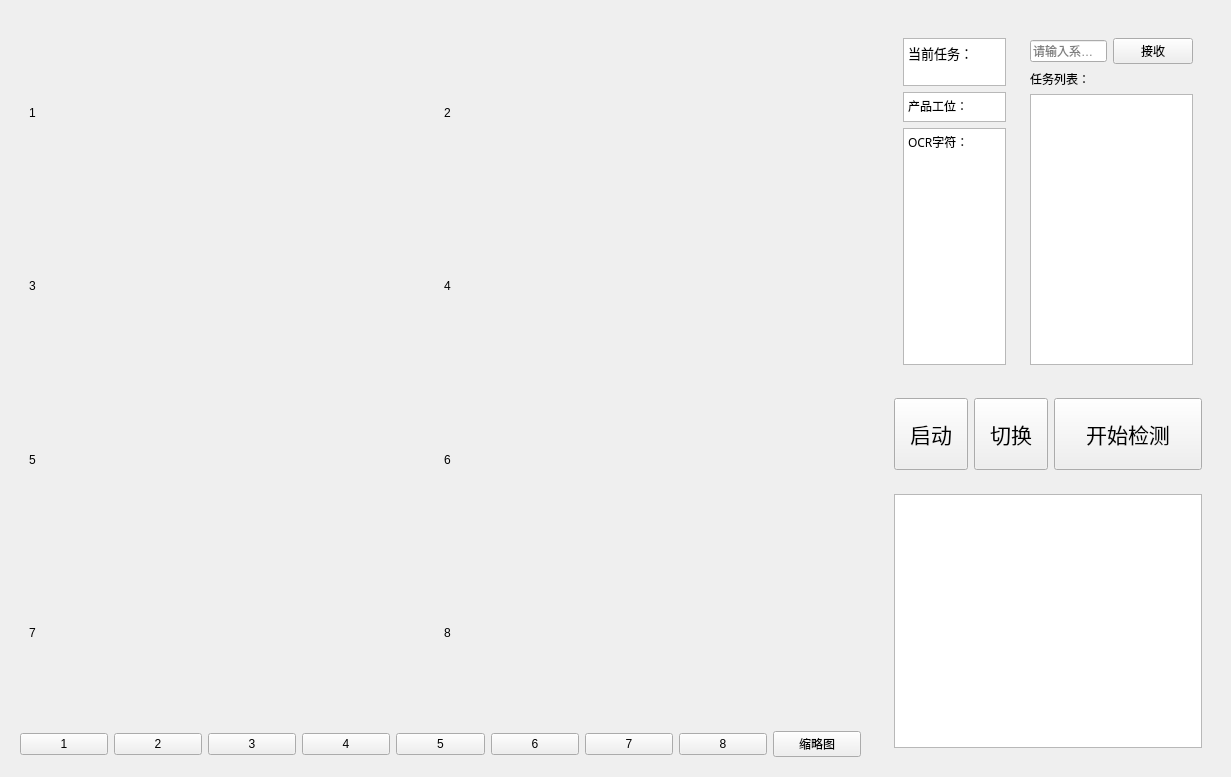
<?xml version="1.0" encoding="UTF-8"?>
<ui version="4.0">
 <class>Form</class>
 <widget class="QWidget" name="Form">
  <property name="geometry">
   <rect>
    <x>0</x>
    <y>0</y>
    <width>1231</width>
    <height>777</height>
   </rect>
  </property>
  <property name="windowTitle">
   <string>Form</string>
  </property>
  <layout class="QHBoxLayout" name="horizontalLayout" stretch="5,2">
   <item>
    <widget class="QWidget" name="widget_1" native="true">
     <layout class="QVBoxLayout" name="verticalLayout_4">
      <item>
       <widget class="QStackedWidget" name="stackedWidget">
        <property name="currentIndex">
         <number>8</number>
        </property>
        <widget class="QWidget" name="page_1">
         <layout class="QHBoxLayout" name="horizontalLayout_8">
          <item>
           <widget class="QLabel" name="label_1">
            <property name="text">
             <string>TextLabel</string>
            </property>
           </widget>
          </item>
         </layout>
        </widget>
        <widget class="QWidget" name="page_2">
         <layout class="QHBoxLayout" name="horizontalLayout_3">
          <item>
           <widget class="QLabel" name="label_2">
            <property name="font">
             <font>
              <pointsize>14</pointsize>
             </font>
            </property>
            <property name="text">
             <string>显示单张图片</string>
            </property>
           </widget>
          </item>
         </layout>
        </widget>
        <widget class="QWidget" name="page_3">
         <layout class="QHBoxLayout" name="horizontalLayout_7">
          <item>
           <widget class="QLabel" name="label_3">
            <property name="text">
             <string>TextLabel</string>
            </property>
           </widget>
          </item>
         </layout>
        </widget>
        <widget class="QWidget" name="page_4">
         <layout class="QHBoxLayout" name="horizontalLayout_9">
          <item>
           <widget class="QLabel" name="label_4">
            <property name="text">
             <string>TextLabel</string>
            </property>
           </widget>
          </item>
         </layout>
        </widget>
        <widget class="QWidget" name="page_5">
         <layout class="QHBoxLayout" name="horizontalLayout_10">
          <item>
           <widget class="QLabel" name="label_5">
            <property name="text">
             <string>TextLabel</string>
            </property>
           </widget>
          </item>
         </layout>
        </widget>
        <widget class="QWidget" name="page_6">
         <layout class="QHBoxLayout" name="horizontalLayout_11">
          <item>
           <widget class="QLabel" name="label_6">
            <property name="text">
             <string>TextLabel</string>
            </property>
           </widget>
          </item>
         </layout>
        </widget>
        <widget class="QWidget" name="page_7">
         <layout class="QHBoxLayout" name="horizontalLayout_12">
          <item>
           <widget class="QLabel" name="label_7">
            <property name="text">
             <string>TextLabel</string>
            </property>
           </widget>
          </item>
         </layout>
        </widget>
        <widget class="QWidget" name="page_8">
         <layout class="QHBoxLayout" name="horizontalLayout_13">
          <item>
           <widget class="QLabel" name="label_8">
            <property name="text">
             <string>TextLabel</string>
            </property>
           </widget>
          </item>
         </layout>
        </widget>
        <widget class="QWidget" name="page_9">
         <layout class="QGridLayout" name="gridLayout">
          <item row="3" column="1">
           <widget class="QLabel" name="label_16">
            <property name="text">
             <string>8</string>
            </property>
           </widget>
          </item>
          <item row="2" column="1">
           <widget class="QLabel" name="label_14">
            <property name="text">
             <string>6</string>
            </property>
           </widget>
          </item>
          <item row="1" column="1">
           <widget class="QLabel" name="label_12">
            <property name="text">
             <string>4</string>
            </property>
           </widget>
          </item>
          <item row="2" column="0">
           <widget class="QLabel" name="label_13">
            <property name="text">
             <string>5</string>
            </property>
           </widget>
          </item>
          <item row="3" column="0">
           <widget class="QLabel" name="label_15">
            <property name="text">
             <string>7</string>
            </property>
           </widget>
          </item>
          <item row="0" column="1">
           <widget class="QLabel" name="label_10">
            <property name="text">
             <string>2</string>
            </property>
           </widget>
          </item>
          <item row="0" column="0">
           <widget class="QLabel" name="label_9">
            <property name="text">
             <string>1</string>
            </property>
           </widget>
          </item>
          <item row="1" column="0">
           <widget class="QLabel" name="label_11">
            <property name="text">
             <string>3</string>
            </property>
           </widget>
          </item>
         </layout>
        </widget>
       </widget>
      </item>
      <item>
       <layout class="QHBoxLayout" name="horizontalLayout_2">
        <item>
         <widget class="QPushButton" name="pushButton_1">
          <property name="text">
           <string>1</string>
          </property>
         </widget>
        </item>
        <item>
         <widget class="QPushButton" name="pushButton_2">
          <property name="text">
           <string>2</string>
          </property>
         </widget>
        </item>
        <item>
         <widget class="QPushButton" name="pushButton_3">
          <property name="text">
           <string>3</string>
          </property>
         </widget>
        </item>
        <item>
         <widget class="QPushButton" name="pushButton_4">
          <property name="text">
           <string>4</string>
          </property>
         </widget>
        </item>
        <item>
         <widget class="QPushButton" name="pushButton_5">
          <property name="text">
           <string>5</string>
          </property>
         </widget>
        </item>
        <item>
         <widget class="QPushButton" name="pushButton_6">
          <property name="text">
           <string>6</string>
          </property>
         </widget>
        </item>
        <item>
         <widget class="QPushButton" name="pushButton_7">
          <property name="text">
           <string>7</string>
          </property>
         </widget>
        </item>
        <item>
         <widget class="QPushButton" name="pushButton_8">
          <property name="text">
           <string>8</string>
          </property>
         </widget>
        </item>
        <item>
         <widget class="QPushButton" name="pushButton_9">
          <property name="text">
           <string>缩略图</string>
          </property>
         </widget>
        </item>
       </layout>
      </item>
     </layout>
    </widget>
   </item>
   <item>
    <widget class="QWidget" name="widget_2" native="true">
     <layout class="QVBoxLayout" name="verticalLayout" stretch="4,1,3">
      <item>
       <widget class="QWidget" name="widget_3" native="true">
        <layout class="QHBoxLayout" name="horizontalLayout_4" stretch="2,3">
         <item>
          <widget class="QWidget" name="widget_7" native="true">
           <layout class="QVBoxLayout" name="verticalLayout_2" stretch="2,1,10">
            <item>
             <widget class="QTextBrowser" name="textBrowser_3">
              <property name="sizePolicy">
               <sizepolicy hsizetype="Preferred" vsizetype="Minimum">
                <horstretch>0</horstretch>
                <verstretch>0</verstretch>
               </sizepolicy>
              </property>
              <property name="minimumSize">
               <size>
                <width>0</width>
                <height>30</height>
               </size>
              </property>
              <property name="html">
               <string>&lt;!DOCTYPE HTML PUBLIC &quot;-//W3C//DTD HTML 4.0//EN&quot; &quot;http://www.w3.org/TR/REC-html40/strict.dtd&quot;&gt;
&lt;html&gt;&lt;head&gt;&lt;meta name=&quot;qrichtext&quot; content=&quot;1&quot; /&gt;&lt;style type=&quot;text/css&quot;&gt;
p, li { white-space: pre-wrap; }
&lt;/style&gt;&lt;/head&gt;&lt;body style=&quot; font-family:'SimSun'; font-size:9pt; font-weight:400; font-style:normal;&quot;&gt;
&lt;p style=&quot; margin-top:0px; margin-bottom:0px; margin-left:0px; margin-right:0px; -qt-block-indent:0; text-indent:0px;&quot;&gt;&lt;span style=&quot; font-size:10pt;&quot;&gt;当前任务：&lt;/span&gt;&lt;/p&gt;&lt;/body&gt;&lt;/html&gt;</string>
              </property>
             </widget>
            </item>
            <item>
             <widget class="QTextBrowser" name="textBrowser_2">
              <property name="sizePolicy">
               <sizepolicy hsizetype="Preferred" vsizetype="Minimum">
                <horstretch>0</horstretch>
                <verstretch>0</verstretch>
               </sizepolicy>
              </property>
              <property name="minimumSize">
               <size>
                <width>0</width>
                <height>30</height>
               </size>
              </property>
              <property name="font">
               <font>
                <pointsize>11</pointsize>
               </font>
              </property>
              <property name="html">
               <string>&lt;!DOCTYPE HTML PUBLIC &quot;-//W3C//DTD HTML 4.0//EN&quot; &quot;http://www.w3.org/TR/REC-html40/strict.dtd&quot;&gt;
&lt;html&gt;&lt;head&gt;&lt;meta name=&quot;qrichtext&quot; content=&quot;1&quot; /&gt;&lt;style type=&quot;text/css&quot;&gt;
p, li { white-space: pre-wrap; }
&lt;/style&gt;&lt;/head&gt;&lt;body style=&quot; font-family:'SimSun'; font-size:11pt; font-weight:400; font-style:normal;&quot;&gt;
&lt;p style=&quot; margin-top:0px; margin-bottom:0px; margin-left:0px; margin-right:0px; -qt-block-indent:0; text-indent:0px;&quot;&gt;&lt;span style=&quot; font-size:9pt;&quot;&gt;产品工位：&lt;/span&gt;&lt;/p&gt;&lt;/body&gt;&lt;/html&gt;</string>
              </property>
             </widget>
            </item>
            <item>
             <widget class="QTextBrowser" name="textBrowser">
              <property name="sizePolicy">
               <sizepolicy hsizetype="Preferred" vsizetype="Minimum">
                <horstretch>0</horstretch>
                <verstretch>0</verstretch>
               </sizepolicy>
              </property>
              <property name="font">
               <font>
                <family>Adobe 黑体 Std R</family>
                <pointsize>11</pointsize>
               </font>
              </property>
              <property name="html">
               <string>&lt;!DOCTYPE HTML PUBLIC &quot;-//W3C//DTD HTML 4.0//EN&quot; &quot;http://www.w3.org/TR/REC-html40/strict.dtd&quot;&gt;
&lt;html&gt;&lt;head&gt;&lt;meta name=&quot;qrichtext&quot; content=&quot;1&quot; /&gt;&lt;style type=&quot;text/css&quot;&gt;
p, li { white-space: pre-wrap; }
&lt;/style&gt;&lt;/head&gt;&lt;body style=&quot; font-family:'Adobe 黑体 Std R'; font-size:11pt; font-weight:400; font-style:normal;&quot;&gt;
&lt;p style=&quot; margin-top:0px; margin-bottom:0px; margin-left:0px; margin-right:0px; -qt-block-indent:0; text-indent:0px;&quot;&gt;&lt;span style=&quot; font-family:'SimSun'; font-size:9pt;&quot;&gt;OCR字符：&lt;/span&gt;&lt;/p&gt;&lt;/body&gt;&lt;/html&gt;</string>
              </property>
             </widget>
            </item>
           </layout>
          </widget>
         </item>
         <item>
          <widget class="QWidget" name="widget_6" native="true">
           <layout class="QVBoxLayout" name="verticalLayout_3">
            <item>
             <layout class="QHBoxLayout" name="horizontalLayout_14" stretch="10,1">
              <item>
               <widget class="QLineEdit" name="apiInput">
                <property name="placeholderText">
                 <string>请输入系统API</string>
                </property>
               </widget>
              </item>
              <item>
               <widget class="QPushButton" name="fetchButton">
                <property name="text">
                 <string>接收</string>
                </property>
               </widget>
              </item>
             </layout>
            </item>
            <item>
             <widget class="QLabel" name="label">
              <property name="text">
               <string>任务列表：</string>
              </property>
             </widget>
            </item>
            <item>
             <widget class="QListView" name="taskListView"/>
            </item>
           </layout>
          </widget>
         </item>
        </layout>
       </widget>
      </item>
      <item>
       <widget class="QWidget" name="widget_4" native="true">
        <layout class="QHBoxLayout" name="horizontalLayout_5" stretch="1,1,2">
         <item>
          <widget class="QToolButton" name="takePictureButton">
           <property name="sizePolicy">
            <sizepolicy hsizetype="Expanding" vsizetype="Expanding">
             <horstretch>0</horstretch>
             <verstretch>0</verstretch>
            </sizepolicy>
           </property>
           <property name="font">
            <font>
             <family>Adobe 黑体 Std R</family>
             <pointsize>16</pointsize>
            </font>
           </property>
           <property name="text">
            <string>启动</string>
           </property>
          </widget>
         </item>
         <item>
          <widget class="QToolButton" name="skipButton">
           <property name="sizePolicy">
            <sizepolicy hsizetype="Expanding" vsizetype="Expanding">
             <horstretch>0</horstretch>
             <verstretch>0</verstretch>
            </sizepolicy>
           </property>
           <property name="font">
            <font>
             <family>Adobe 黑体 Std R</family>
             <pointsize>16</pointsize>
            </font>
           </property>
           <property name="text">
            <string>切换</string>
           </property>
          </widget>
         </item>
         <item>
          <widget class="QToolButton" name="startDetectButton">
           <property name="sizePolicy">
            <sizepolicy hsizetype="Expanding" vsizetype="Expanding">
             <horstretch>0</horstretch>
             <verstretch>0</verstretch>
            </sizepolicy>
           </property>
           <property name="font">
            <font>
             <family>Adobe 黑体 Std R</family>
             <pointsize>16</pointsize>
            </font>
           </property>
           <property name="text">
            <string>开始检测</string>
           </property>
          </widget>
         </item>
        </layout>
       </widget>
      </item>
      <item>
       <widget class="QWidget" name="widget_5" native="true">
        <layout class="QHBoxLayout" name="horizontalLayout_6">
         <item>
          <widget class="QTextBrowser" name="textBrowser_4"/>
         </item>
        </layout>
       </widget>
      </item>
     </layout>
    </widget>
   </item>
  </layout>
 </widget>
 <resources/>
 <connections/>
</ui>
